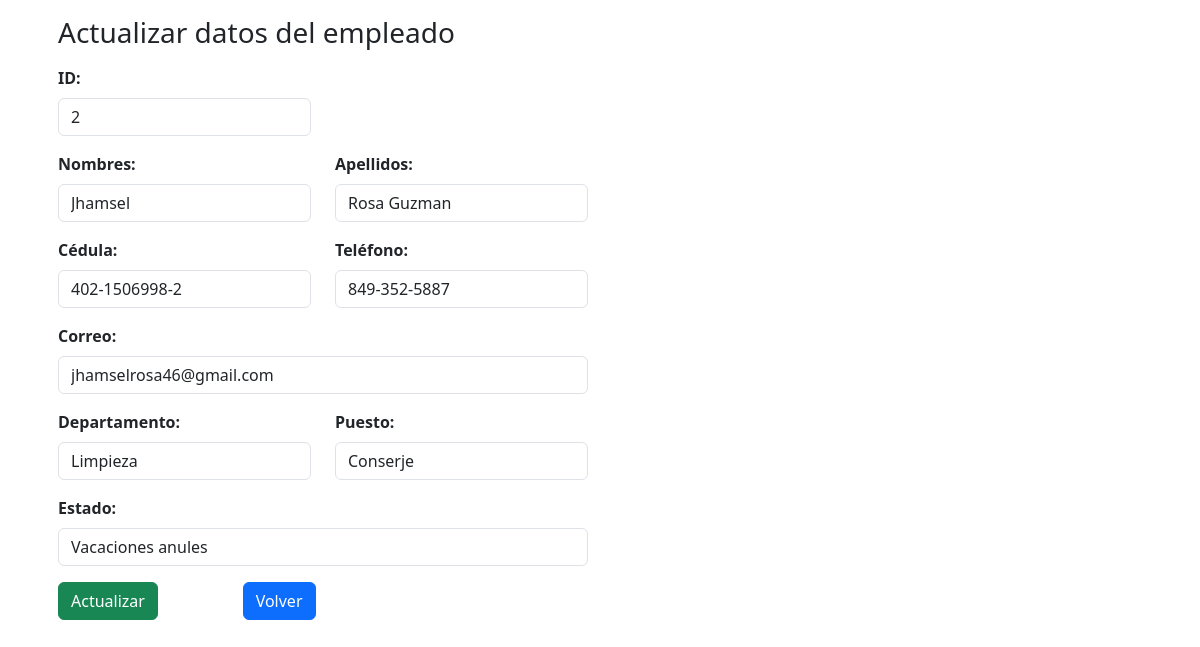
/modificar.php?mdf=2, run on the app's committed database.
### tables this page shows
CREATE TABLE `empleados` (
  `id` int NOT NULL AUTO_INCREMENT,
  `nombres` varchar(255) NOT NULL,
  `apellidos` varchar(255) NOT NULL,
  `cedula` char(13) NOT NULL,
  `telefono` char(12) NOT NULL,
  `correo` varchar(255) NOT NULL,
  `departamento` varchar(255) NOT NULL,
  `puesto` varchar(255) NOT NULL,
  `estado` varchar(255) NOT NULL,
  PRIMARY KEY (`id`)
);

### modificar.php (the view, shortened to what this page needs)
<!DOCTYPE html>
<html lang="es">
<head>
    <link href="https://cdn.jsdelivr.net/npm/bootstrap@5.3.3/dist/css/bootstrap.min.css" rel="stylesheet">
</head>
<body>
    <div class="container">
        <div class="m-3">
            <?php
            include_once 'conex.php';
            $id = $_GET['mdf'];
            $sql = "(SELECT * FROM empleados WHERE id= $id);";
            $result = mysqli_query($conn, $sql);
            $resultCheck = mysqli_num_rows($result);
            if ($resultCheck > 0) {
                $row = mysqli_fetch_assoc($result);
                $name = $row['nombres'];
                $lastName = $row['apellidos'];
                $dni = $row['cedula'];
                $cell = $row['telefono'];
                $email = $row['correo'];
                $depto = $row['departamento'];
                $position = $row['puesto'];
                $status = $row['estado'];
            }
            ?>
            <h3 class="h3 mb-3">Actualizar datos del empleado</h3>
            <form action="update.php" class="form-horizontal" method="POST">
                <div class="row mb-3">
                    <div class="col-sm-3">
                        <label for="id_emp" class="form-label"><strong>ID: </strong></label>
                        <input id="id_emp" type="number" class="form-control" name="id" placeholder="ID..." value="<?php echo $id ?>" readonly />
                    </div>
                </div>
                <div class="row mb-3">
                    <div class="col-sm-3">
                        <label for="nombre_emp" class="form-label"><strong>Nombres: </strong></label>
                        <input id="nombre_emp" type="text" class="form-control" name="nombre" placeholder="Nombres..." value="<?php echo $name ?>" />
                    </div>
                    <div class="col-sm-3">
                        <label for="apellido_emp" class="form-label"><strong>Apellidos: </strong></label>
                        <input id="apellido_emp" type="text" class="form-control" name="apellido" value="<?php echo $lastName ?>" placeholder="Apellidos..." />
                    </div>
                </div>
                <div class="row mb-3">
                    <div class="col-sm-3">
                        <label for="cedula_emp" class="form-label"><strong>Cédula: </strong></label>
                        <input id="cedula_emp" type="text" class="form-control" name="cedula" value="<?php echo $dni ?>" placeholder="Cedula..." />
                    </div>
                    <div class="col-sm-3">
                        <label for="tel_emp" class="form-label"><strong>Teléfono: </strong></label>
                        <input id="tel_emp" type="text" class="form-control" name="telefono" value="<?php echo $cell ?>" placeholder="Telefono de contacto..." />
                    </div>
                </div>
                <div class="row mb-3">
                    <div class="col-sm-6">
                        <label for="correo_emp" class="form-label"><strong>Correo: </strong></label>
                        <input id="correo_emp" type="text" class="form-control" name="correo" value="<?php echo $email ?>" placeholder="Correo..." />
                    </div>
                </div>
                <div class="row mb-3">
                    <div class="col-sm-3">
                        <label for="depto_emp" class="form-label">
                            <strong>Departamento: </strong>
                        </label>
                        <input id="depto_emp" type="text" class="form-control" name="departamento" value="<?php echo $depto ?>" placeholder="Departamento..." />
                    </div>
                    <div class="col-sm-3">
                        <label for="puesto_emp" class="form-label">
                            <strong>Puesto: </strong>
                        </label>
                        <input id="puesto_emp" type="text" class="form-control" name="puesto" value="<?php echo $position ?>" placeholder="Puesto..." />
                    </div>
                </div>
                <div class="row mb-3">
                    <div class="col-sm-6">
                        <label for="estado_emp" class="form-label">
                            <strong>Estado: </strong>
                        </label>
                        <input id="estado_emp" type="text" class="form-control" name="estado" value="<?php echo $status ?>" placeholder="Estado..." />
                    </div>
                </div>
                <div class="row mb-3">
                    <div class="col-sm-2">
                        <input class="btn btn-success" type="submit" value="Actualizar" name="update">
                    </div>
                    <div class="col-sm-2">
                        <a href="buscar.php"><input type="button" class="btn btn-primary" value="Volver"></a>
                    </div>
                </div>
            </form>
        </div>
    </div>
</body>
</html>

### data on the page
empleados: nombre "Jhamsel", apellido "Rosa Guzman", cedula "402-1506998-2", telefono "849-352-5887", correo "jhamselrosa46@gmail.com", departamento "Limpieza", puesto "Conserje", estado "Vacaciones anules"
